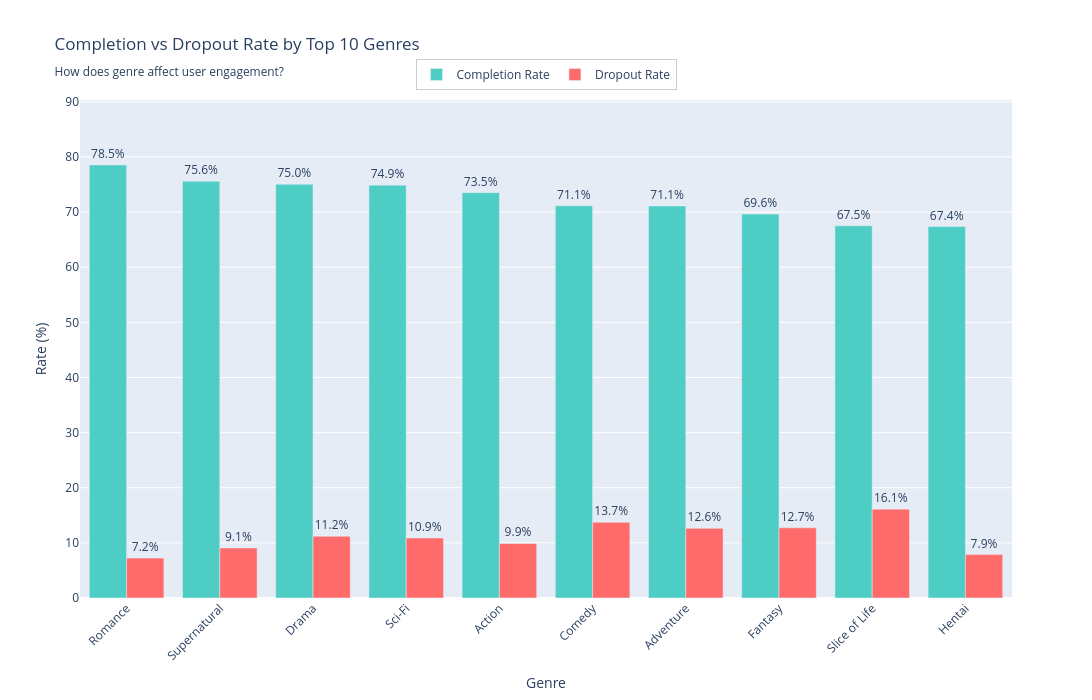

The notebook cell this image was saved under:
### Markdown cell above
## Does the Genre dictate the contract?

We have analyzed *how long* (Episode Count) and *in what package* (Format) anime is delivered.  
Now we must look at **what** is being delivered.

Different genres establish different psychological contracts with the viewer:
* **Action/Mystery** promises adrenaline and answers.
* **Romance/Drama** promises emotional catharsis.
* **Comedy/Slice of Life** promises relaxation.

Does the "need to know how it ends" drive higher completion rates than the "need to relax"?  
Let's see which stories keep us hooked and which ones allow us to drift away.

### Code cell
fig = gu.completion_dropout_by_genre()
fig.show()

### Figure 1 — Plotly figure (JSON) as saved in the notebook; plotly's stock layout.template omitted (floating-point values rounded to 4 significant figures)
{"data": [{"customdata": [[2082, 205554569], [1489, 128638694], [2866, 202602382], [3140, 116357609], [5234, 417631288], [6942, 272632136], [3695, 194229655], [4685, 273328572], [1470, 22956575], [1578, 9370895]], "hovertemplate": "<b>%{x}</b><br>Completion Rate: %{y:.1f}%<br>Anime Count: %{customdata[0]:,}<br>Total Started Users: %{customdata[1]:,}<br><extra></extra>", "marker": {"color": "#4ECDC4"}, "name": "Completion Rate", "text": [78.55, 75.58, 75.04, 74.87, 73.52, 71.13, 71.11, 69.63, 67.51, 67.37], "textposition": "outside", "texttemplate": "%{text:.1f}%", "type": "bar", "x": ["Romance", "Supernatural", "Drama", "Sci-Fi", "Action", "Comedy", "Adventure", "Fantasy", "Slice of Life", "Hentai"], "y": [78.55, 75.58, 75.04, 74.87, 73.52, 71.13, 71.11, 69.63, 67.51, 67.37]}, {"customdata": [[2082, 205554569], [1489, 128638694], [2866, 202602382], [3140, 116357609], [5234, 417631288], [6942, 272632136], [3695, 194229655], [4685, 273328572], [1470, 22956575], [1578, 9370895]], "hovertemplate": "<b>%{x}</b><br>Dropout Rate: %{y:.1f}%<br>Anime Count: %{customdata[0]:,}<br>Total Started Users: %{customdata[1]:,}<br><extra></extra>", "marker": {"color": "#FF6B6B"}, "name": "Dropout Rate", "text": [7.235, 9.081, 11.19, 10.89, 9.887, 13.73, 12.63, 12.73, 16.12, 7.878], "textposition": "outside", "texttemplate": "%{text:.1f}%", "type": "bar", "x": ["Romance", "Supernatural", "Drama", "Sci-Fi", "Action", "Comedy", "Adventure", "Fantasy", "Slice of Life", "Hentai"], "y": [7.235, 9.081, 11.19, 10.89, 9.887, 13.73, 12.63, 12.73, 16.12, 7.878]}], "layout": {"barmode": "group", "font": {"size": 12}, "height": 700, "hovermode": "x unified", "legend": {"bgcolor": "rgba(255,255,255,0.9)", "bordercolor": "#CCCCCC", "borderwidth": 1, "font": {"size": 12}, "orientation": "h", "x": 0.5, "xanchor": "center", "y": 1.02, "yanchor": "bottom"}, "showlegend": true, "title": {"text": "Completion vs Dropout Rate by Top 10 Genres<br><sub>How does genre affect user engagement?</sub>"}, "width": 1400, "xaxis": {"tickangle": -45, "title": {"text": "Genre"}}, "yaxis": {"range": [0, 90.33], "title": {"text": "Rate (%)"}}}}
